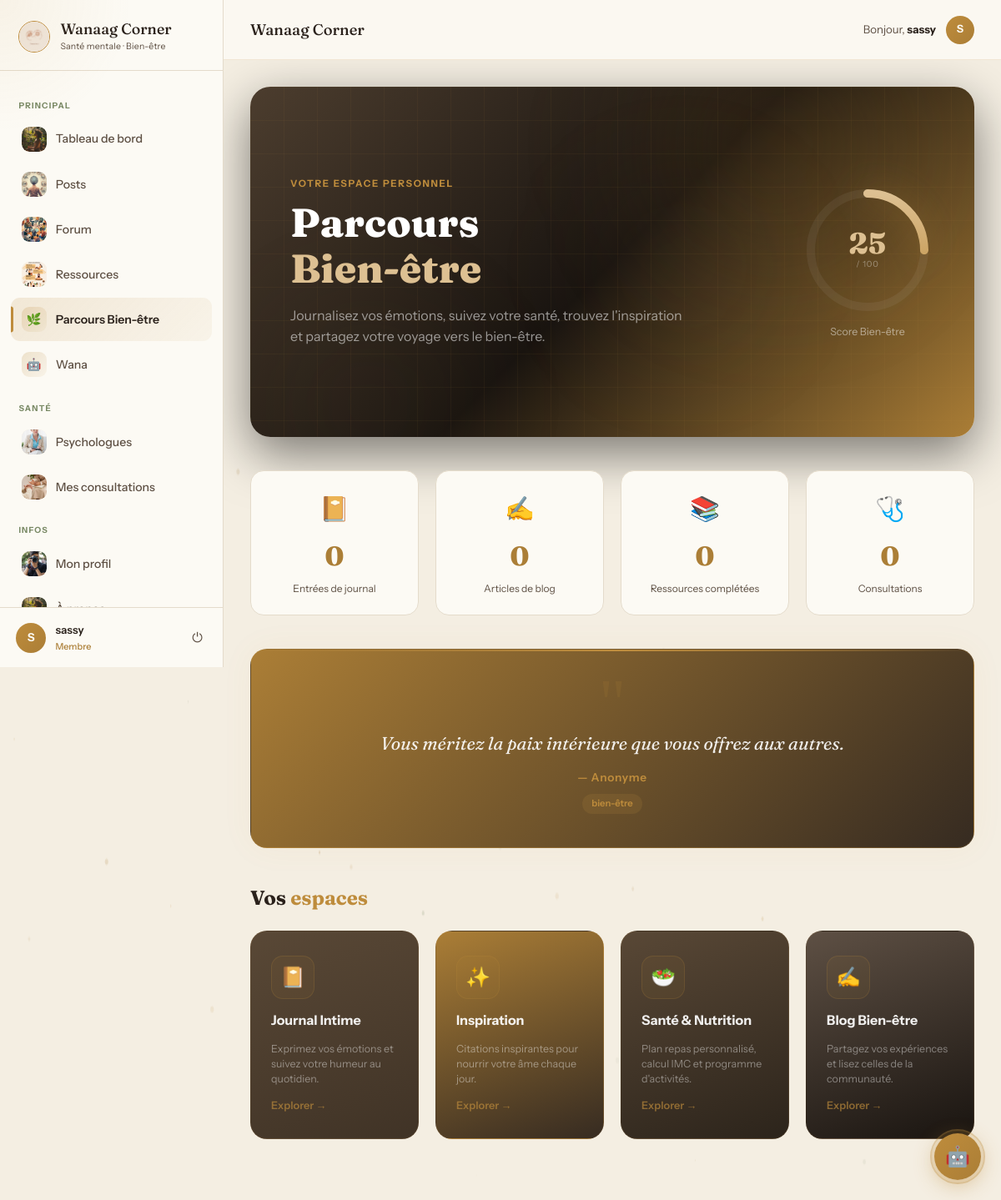
Page /parcours/ (signed in) on the committed database.
### application/models.py (models this page shows, shortened)
class CustomUser(AbstractUser):
    pseudonyme = models.CharField(max_length=50, unique=True)
    email = models.EmailField(unique=True)
    photo = models.ImageField(upload_to='profiles/', blank=True, null=True, verbose_name="Photo de profil")
    bio = models.TextField(blank=True, max_length=300, verbose_name="Bio")
    USERNAME_FIELD = 'email'
    REQUIRED_FIELDS = ['username', 'pseudonyme']
    class Meta:
        verbose_name = 'Utilisateur'
        verbose_name_plural = 'Utilisateurs'

class QuoteInspirante(models.Model):
    texte = models.TextField()
    auteur = models.CharField(max_length=150, blank=True, default='Anonyme')
    categorie = models.CharField(max_length=50, blank=True)
    class Meta:
        verbose_name = "Citation inspirante"
        verbose_name_plural = "Citations inspirantes"

### application/views.py (the view)
# urls.py: path('parcours/', views.parcours_home, name='parcours_home'),
@login_required
def parcours_home(request):
    _seed_quotes()
    user = request.user
    quotes = list(QuoteInspirante.objects.all())
    today_idx = date.today().timetuple().tm_yday % max(len(quotes), 1) if quotes else 0
    quote_du_jour = quotes[today_idx] if quotes else None
    journal_recent = JournalEntry.objects.filter(utilisateur=user)[:3]
    blogs_recent = BlogBienEtre.objects.filter(est_publie=True)[:3]
    profil_sante = getattr(user, 'profil_sante', None)
    score = 0
    week_ago = timezone.now() - timedelta(days=7)
    month_ago = timezone.now() - timedelta(days=30)
    score += min(JournalEntry.objects.filter(utilisateur=user, date_creation__gte=week_ago).count() * 2, 10)
    score += min(JournalEntry.objects.filter(utilisateur=user, date_creation__gte=month_ago).count() * 1, 10)
    score += min(ProgressionUtilisateur.objects.filter(utilisateur=user, est_complete=True).count() * 2, 20)
    score += min(ConsultationRequest.objects.filter(utilisateur=user, statut='confirmee').count() * 5, 20)
    score += 10 if profil_sante else 0
    score += min(BlogBienEtre.objects.filter(utilisateur=user, est_publie=True).count() * 3, 15)
    score += min(ChatSession.objects.filter(utilisateur=user).count() * 3, 15)
    stats = {
        'journal_count': JournalEntry.objects.filter(utilisateur=user).count(),
        'blog_count': BlogBienEtre.objects.filter(utilisateur=user).count(),
        'ressources_count': ProgressionUtilisateur.objects.filter(utilisateur=user, est_complete=True).count(),
        'consultations_count': ConsultationRequest.objects.filter(utilisateur=user).count(),
    }
    return render(request, 'application/parcours_home.html', {
        'quote_du_jour': quote_du_jour,
        'journal_recent': journal_recent,
        'blogs_recent': blogs_recent,
        'profil_sante': profil_sante,
        'wellness_score': score,
        'stats': stats,
    })

### application/views.py (called while the page is built)
def _seed_quotes():
    if QuoteInspirante.objects.count() < 10:
        QuoteInspirante.objects.bulk_create([
            QuoteInspirante(texte=t, auteur=a, categorie=c)
            for t, a, c in QUOTES_DATA
        ])

### application/templates/application/parcours_home.html (shortened to what this page needs)
{% extends 'application/base.html' %}
{% load static %}
{% block content %}
<div class="pb-hero wow">
    <div class="pb-orb pb-orb-1"></div>
    <div class="pb-orb pb-orb-2"></div>
    <div class="pb-orb pb-orb-3"></div>
    <div class="pb-hero-content">
        <div class="pb-hero-eyebrow">Votre espace personnel</div>
        <h1 class="pb-hero-title">Parcours<br><span>Bien-être</span></h1>
        <p class="pb-hero-sub">Journalisez vos émotions, suivez votre santé, trouvez l'inspiration et partagez votre voyage vers le bien-être.</p>
    </div>
    <div class="pb-score-ring">
        <div style="position:relative;width:160px;height:160px;">
            <svg class="pb-score-svg" width="160" height="160" viewBox="0 0 160 160">
                <circle cx="80" cy="80" r="68" fill="none" stroke="rgba(255,255,255,.06)" stroke-width="10"/>
                <circle cx="80" cy="80" r="68" fill="none"
                    stroke="url(#scoreGrad)" stroke-width="10"
                    stroke-linecap="round"
                    stroke-dasharray="427"
                    stroke-dashoffset="{{ wellness_score_dashoffset|default:'427' }}"
                    id="scoreCircle"
                    style="stroke-dashoffset: calc(427 - (427 * {{ wellness_score }} / 100)); transition: stroke-dashoffset 1.5s cubic-bezier(.4,0,.2,1);"
                />
                <defs>
                    <linearGradient id="scoreGrad" x1="0%" y1="0%" x2="100%" y2="0%">
                        <stop offset="0%" stop-color="#be8c3c"/>
                        <stop offset="100%" stop-color="#ddc092"/>
                    </linearGradient>
                </defs>
            </svg>
            <div class="pb-score-val">
                <div class="pb-score-num" id="scoreNum">0</div>
                <div class="pb-score-lbl">/ 100</div>
            </div>
        </div>
        <div class="pb-score-title">Score Bien-être</div>
    </div>
</div>
<div class="pb-stats">
    <div class="pb-stat-card wow" style="--card-color:rgba(190,140,60,.07);">
        <div class="pb-stat-icon">📔</div>
        <div class="pb-stat-num">{{ stats.journal_count }}</div>
        <div class="pb-stat-label">Entrées de journal</div>
    </div>
    <div class="pb-stat-card wow" style="--card-color:rgba(180,137,74,.06);">
        <div class="pb-stat-icon">✍️</div>
        <div class="pb-stat-num">{{ stats.blog_count }}</div>
        <div class="pb-stat-label">Articles de blog</div>
    </div>
    <div class="pb-stat-card wow" style="--card-color:rgba(212,170,114,.05);">
        <div class="pb-stat-icon">📚</div>
        <div class="pb-stat-num">{{ stats.ressources_count }}</div>
        <div class="pb-stat-label">Ressources complétées</div>
    </div>
    <div class="pb-stat-card wow" style="--card-color:rgba(190,140,60,.06);">
        <div class="pb-stat-icon">🩺</div>
        <div class="pb-stat-num">{{ stats.consultations_count }}</div>
        <div class="pb-stat-label">Consultations</div>
    </div>
</div>
{% if quote_du_jour %}
<div class="pb-quote-card wow">
    <div class="pb-quote-mark">"</div>
    <p class="pb-quote-text">{{ quote_du_jour.texte }}</p>
    <div class="pb-quote-author">— {{ quote_du_jour.auteur }}</div>
    {% if quote_du_jour.categorie %}<span class="pb-quote-cat">{{ quote_du_jour.categorie }}</span>{% endif %}
</div>
{% endif %}
<h2 class="pb-section-title">Vos <span>espaces</span></h2>
<div class="pb-spaces">
    <a href="{% url 'parcours_journal' %}" class="pb-space-card pb-space-1 wow">
        <div class="pb-space-icon">📔</div>
        <div class="pb-space-name">Journal Intime</div>
        <div class="pb-space-desc">Exprimez vos émotions et suivez votre humeur au quotidien.</div>
        <div class="pb-space-arrow">Explorer →</div>
    </a>
    <a href="{% url 'parcours_inspiration' %}" class="pb-space-card pb-space-2 wow">
        <div class="pb-space-icon">✨</div>
        <div class="pb-space-name">Inspiration</div>
        <div class="pb-space-desc">Citations inspirantes pour nourrir votre âme chaque jour.</div>
        <div class="pb-space-arrow">Explorer →</div>
    </a>
    <a href="{% url 'parcours_sante' %}" class="pb-space-card pb-space-3 wow">
        <div class="pb-space-icon">🥗</div>
        <div class="pb-space-name">Santé & Nutrition</div>
        <div class="pb-space-desc">Plan repas personnalisé, calcul IMC et programme d'activités.</div>
        <div class="pb-space-arrow">Explorer →</div>
    </a>
    <a href="{% url 'parcours_blog' %}" class="pb-space-card pb-space-4 wow">
        <div class="pb-space-icon">✍️</div>
        <div class="pb-space-name">Blog Bien-être</div>
        <div class="pb-space-desc">Partagez vos expériences et lisez celles de la communauté.</div>
        <div class="pb-space-arrow">Explorer →</div>
    </a>
</div>
{% endblock %}

### application/templates/application/base.html (shortened to what this page needs)
{% load static %}
<!DOCTYPE html>
<html lang="fr">
<head>
</head>
<body>
{% if user.is_authenticated %}
<aside class="sidebar" id="sidebar">
    <div class="sidebar-header">
        <img src="{% static 'images/logo.jpg' %}" alt="Logo" class="sidebar-logo-img">
        <div>
            <div class="sidebar-brand-name">Wanaag Corner</div>
            <div class="sidebar-brand-sub">Santé mentale · Bien-être</div>
        </div>
    </div>
    <nav class="sidebar-nav">
        <div class="nav-label">Principal</div>
        <a href="{% url 'dashboard' %}" class="nav-item {% if request.resolver_match.url_name == 'dashboard' %}active{% endif %}">
            <span class="nav-icon"><img src="{% static 'images/espace-bien-etre.jpg' %}" alt=""></span> Tableau de bord
        </a>
        <a href="{% url 'posts_feed' %}" class="nav-item {% if request.resolver_match.url_name == 'posts_feed' %}active{% endif %}">
            <span class="nav-icon"><img src="{% static 'images/posts.jpg' %}" alt=""></span> Posts
        </a>
        <a href="{% url 'forum_home' %}" class="nav-item {% if 'forum' in request.resolver_match.url_name %}active{% endif %}">
            <span class="nav-icon"><img src="{% static 'images/forum.jpg' %}" alt=""></span> Forum
        </a>
        <a href="{% url 'ressources_home' %}" class="nav-item {% if 'ressource' in request.resolver_match.url_name %}active{% endif %}">
            <span class="nav-icon"><img src="{% static 'images/ressources.jpg' %}" alt=""></span> Ressources
        </a>
        <a href="{% url 'parcours_home' %}" class="nav-item {% if 'parcours' in request.resolver_match.url_name %}active{% endif %}">
            <span class="nav-icon" style="background:linear-gradient(135deg,rgba(190,140,60,.22),rgba(190,140,60,.06));border-radius:9px;display:flex;align-items:center;justify-content:center;font-size:.9rem;">🌿</span> Parcours Bien-être
        </a>
        <a href="{% url 'chatbot' %}" class="nav-item {% if request.resolver_match.url_name == 'chatbot' %}active{% endif %}" style="position:relative;">
            <span class="nav-icon" style="background:linear-gradient(135deg,rgba(190,140,60,.22),rgba(190,140,60,.06));border-radius:9px;display:flex;align-items:center;justify-content:center;font-size:.9rem;">🤖</span>
            Wana
        </a>
        {% if not user.psychologue_profile %}
        <div class="nav-label">Santé</div>
        <a href="{% url 'psychologues_list' %}" class="nav-item {% if request.resolver_match.url_name == 'psychologues_list' %}active{% endif %}">
            <span class="nav-icon"><img src="{% static 'images/psychologue.jpg' %}" alt=""></span> Psychologues
        </a>
        <a href="{% url 'mes_consultations' %}" class="nav-item {% if 'consultation' in request.resolver_match.url_name %}active{% endif %}">
            <span class="nav-icon"><img src="{% static 'images/consultation.jpg' %}" alt=""></span> Mes consultations
        </a>
        {% endif %}
        <div class="nav-label">Infos</div>
        <a href="{% url 'profile' %}" class="nav-item {% if request.resolver_match.url_name == 'profile' %}active{% endif %}">
            <span class="nav-icon">
                {% if user.photo %}<img src="{{ user.photo.url }}" alt="" style="width:100%;height:100%;object-fit:cover;border-radius:9px;">
                {% else %}<img src="{% static 'images/photo-de-profil.jpg' %}" alt="">{% endif %}
            </span> Mon profil
        </a>
        <a href="{% url 'about' %}" class="nav-item {% if request.resolver_match.url_name == 'about' %}active{% endif %}">
            <span class="nav-icon"><img src="{% static 'images/espace-bien-etre.jpg' %}" alt=""></span> À propos
        </a>
    </nav>
    <div class="sidebar-user">
        <div class="avatar-sidebar">{{ user.pseudonyme|first|upper }}</div>
        <div class="sidebar-user-info">
            <div class="sidebar-user-name">{{ user.pseudonyme }}</div>
            <div class="sidebar-user-role">{% if user.psychologue_profile %}🩺 Psychologue{% else %}Membre{% endif %}</div>
        </div>
        <form method="post" action="{% url 'logout' %}" style="margin:0;">
            <button type="submit" class="logout-btn" title="Déconnexion">⏻</button>
        </form>
    </div>
</aside>
<div class="app-main">
    <header class="app-topbar">
        <div class="topbar-left">
            <span class="topbar-title">{% block page_title %}Wanaag Corner{% endblock %}</span>
        </div>
        <div class="topbar-right">
            <span class="topbar-greeting">Bonjour, <strong>{{ user.pseudonyme }}</strong></span>
            <div class="avatar-topbar">{{ user.pseudonyme|first|upper }}</div>
        </div>
    </header>
    <div class="app-content">
{% endif %}
{% block content %}{% endblock %}
{% if user.is_authenticated %}
    </div>
</div>
{% endif %}
{% if user.is_authenticated %}
{% url 'chatbot_send' as chatbot_send_url %}
{% url 'chatbot' as chatbot_url %}
<div id="chatWidget">
    <button class="wgt-bubble" id="wgtBubble" onclick="wgtToggle()" title="Parler à Wana">
        <span id="wgtIconOpen">🤖</span>
        <span class="wgt-pulse-ring"></span>
    </button>
</div>
{% endif %}
</body>
</html>

### rows in the picture
CustomUser: pseudonyme|first "S", pseudonyme "sassy"
QuoteInspirante: texte "Vous méritez la paix intérieure que vous offrez aux autres.", auteur "Anonyme", categorie "bien-être"

### other values in the picture
{{ stats.journal_count }} "0"
{{ stats.blog_count }} "0"
{{ stats.ressources_count }} "0"
{{ stats.consultations_count }} "0"
